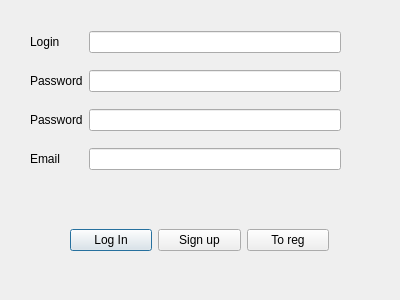
<?xml version="1.0" encoding="UTF-8"?>
<ui version="4.0">
 <class>AuthForm</class>
 <widget class="QDialog" name="AuthForm">
  <property name="geometry">
   <rect>
    <x>0</x>
    <y>0</y>
    <width>400</width>
    <height>300</height>
   </rect>
  </property>
  <property name="windowTitle">
   <string>Dialog</string>
  </property>
  <widget class="QWidget" name="horizontalLayoutWidget">
   <property name="geometry">
    <rect>
     <x>70</x>
     <y>200</y>
     <width>259</width>
     <height>80</height>
    </rect>
   </property>
   <layout class="QHBoxLayout" name="horizontalLayout">
    <item>
     <widget class="QPushButton" name="pushButtonLogIn">
      <property name="text">
       <string>Log In</string>
      </property>
     </widget>
    </item>
    <item>
     <widget class="QPushButton" name="pushButtonSignUp">
      <property name="text">
       <string>Sign up</string>
      </property>
     </widget>
    </item>
    <item>
     <widget class="QPushButton" name="pushButtonToReg">
      <property name="text">
       <string>To reg</string>
      </property>
     </widget>
    </item>
   </layout>
  </widget>
  <widget class="QWidget" name="formLayoutWidget">
   <property name="geometry">
    <rect>
     <x>30</x>
     <y>20</y>
     <width>311</width>
     <height>162</height>
    </rect>
   </property>
   <layout class="QGridLayout" name="gridLayout">
    <item row="3" column="1">
     <widget class="QLineEdit" name="lineEditEmail"/>
    </item>
    <item row="2" column="1">
     <widget class="QLineEdit" name="lineEdit_PasswordCheck"/>
    </item>
    <item row="2" column="0">
     <widget class="QLabel" name="labelPassword_Check">
      <property name="text">
       <string>Password</string>
      </property>
     </widget>
    </item>
    <item row="0" column="0">
     <widget class="QLabel" name="labelLogin">
      <property name="text">
       <string>Login</string>
      </property>
     </widget>
    </item>
    <item row="3" column="0">
     <widget class="QLabel" name="labelEmail">
      <property name="text">
       <string>Email</string>
      </property>
     </widget>
    </item>
    <item row="1" column="0">
     <widget class="QLabel" name="labelPassword">
      <property name="text">
       <string>Password</string>
      </property>
     </widget>
    </item>
    <item row="0" column="1">
     <widget class="QLineEdit" name="lineEditLogin"/>
    </item>
    <item row="1" column="1">
     <widget class="QLineEdit" name="lineEditPassword"/>
    </item>
   </layout>
  </widget>
 </widget>
 <resources/>
 <connections/>
</ui>
